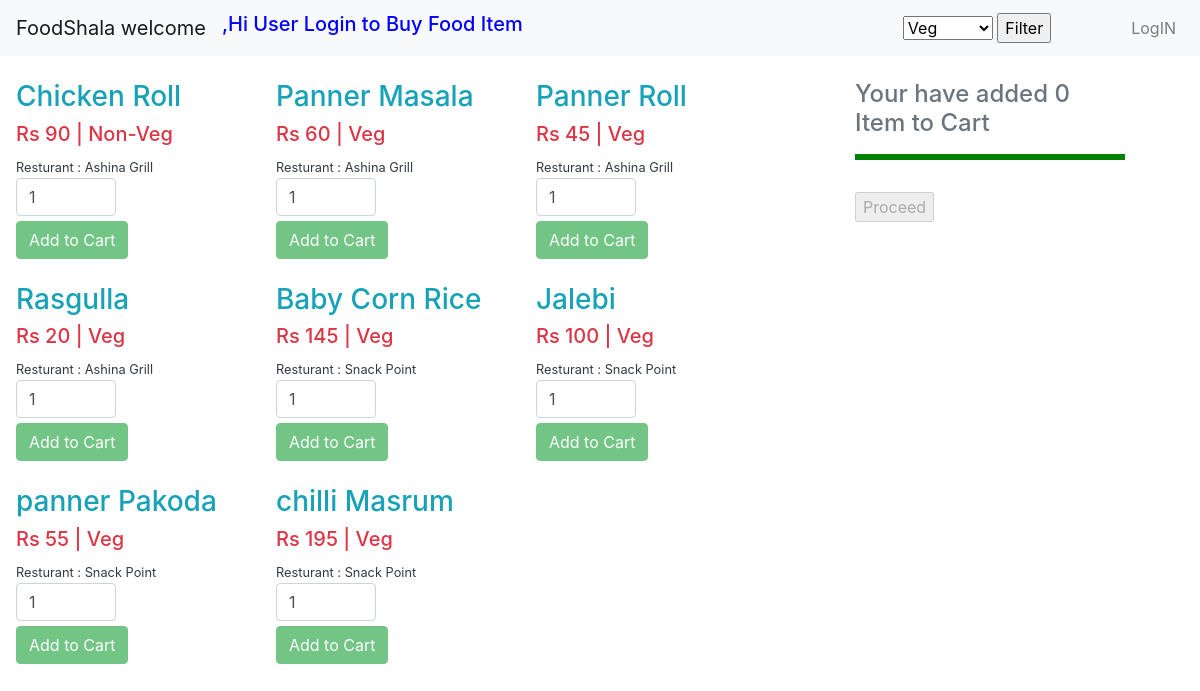
/customer.php, run on the app's committed database.
### tables this page shows
CREATE TABLE `foodItem` (
  `company_name` varchar(50) DEFAULT NULL,
  `food_name` varchar(25) DEFAULT NULL,
  `price` varchar(4) DEFAULT NULL,
  `type` varchar(7) DEFAULT NULL
);

### customer.php (the view, shortened to what this page needs)
<?php
include "config.php";
if (!$conn) {
  die("Connection failed: " . $conn->connect_error);
}else{
  $sql = "CREATE DATABASE if not EXISTS foodshala";
}
mysqli_select_db($conn, "foodshala");
   if(isset($_POST['type_option'])){
    $filter = $_POST['type_option'] ;
      if($filter == "Veg"){
      $sql = "SELECT * FROM `foodItem` WHERE `type` = '$filter' ORDER BY `company_name`";
      }elseif($filter == "Non-Veg"){
        $sql = "SELECT * FROM `foodItem` WHERE `type` = '$filter' ORDER BY `company_name`";
        }else{
          $sql = "SELECT * FROM `foodItem` ORDER BY `company_name`";
        }
      }else{
          $sql = "SELECT * FROM `foodItem` ORDER BY `company_name`";
        }
        $result = $conn->query($sql);
?>
<!DOCTYPE html>
<html>
    <head>
        <link rel="stylesheet" href="https://maxcdn.bootstrapcdn.com/bootstrap/4.0.0/css/bootstrap.min.css">
    </head>
    <body>
        <nav class="navbar navbar-expand-md navbar-light bg-light">
            <a class="navbar-brand" href="#">FoodShala  welcome  </a>
            <h5 style="color: blue;">
            <?php
            if(!isset($_SESSION['type'])){
              echo ",Hi User    Login to Buy Food Item";
            } else{
             if($_SESSION['type'] === "customer"){
              echo $_SESSION['Customer'] ;
             }
            }
            ?>
            </h5>
            <div class="collapse navbar-collapse" id="navbarNav">
            <form class="ml-auto mr-5" action="customer.php" method="post">
                <select name="type_option">
                <option value="Veg">Veg</option>
                </select>
                <input type="submit" name="button" value="Filter"/>
                </form>
                <ul class="navbar-nav ml-4">
                    <li class="nav-item">
                    <?php
                    if(isset($_SESSION['type']) == "customer"){
                      ?>
                      <button class="nav-link" id="exit">LogOut</button>
                      <?php
                      } else{
                        ?>
                        <button class="nav-link" id="enter">LogIN</button>
                        <?php
                       }
                  ?>
                    </li>
                </ul>
            </div>
        </nav>
<div class="container-fluid">
  <div class="row">
    <div class="col-md-4 col-lg-10 order-md-2 mb-4">
      <h4 class="d-flex justify-content-between align-items-center mb-3">
        <span class="text-muted mt-4">Your have added <?php
        if(isset($_SESSION['len']) === false){
        echo "0";
        }else{
          echo $_SESSION['len'];
        }
        ?>
        Item to Cart</span>
      </h4>
      <hr>
                   <input type="button" id="proceed" value="Proceed"
                   <?php
                   if(!isset($_SESSION['len']))
                   { ?> disabled <?php
                  }elseif($_SESSION['len'] <= 0 ){
                    ?> disabled <?php
                  }else{
                    echo "";
                  }
                   ?>/>
                      </div>
                     </div>
                 </div>
            <div class="container">
              <div class="row">
                <?php
           if($result){
            if($result->num_rows > 0) {
                while ($row = $result->fetch_assoc()) {
                    ?>
                    <div class="col-md-4 mt-4 pl-3">
                        <form method="post" action="customer.php">
                            <div class="product">
                                <h3 class="text-info"><?php echo $row["food_name"]; ?></h3>
                                <h5 class="text-danger"><span>Rs <?php echo $row["price"]; ?></span> | <?php echo $row["type"]; ?></h5>
                                <small class="text-dark">Resturant : <?php echo $row["company_name"]; ?></small>
                                <input type="text" name="quantity" class="form-control" value="1">
                                <input type="submit" name="add" id="addToCart" <?php if(!isset($_SESSION['addToCart'])){ ?> disabled <?php   } ?> style="margin-top: 5px;" class="btn btn-success"
                                       value="Add to Cart">
                            </div>
                        </form>
                    </div>
                    <?php
                }
            }
          }
        ?>
              </div>
            </div>
    </body>
</html>

### customer.php (style rules this page uses)
button.nav-link { background-color: #f8f9fa; color: white; border: none; cursor: pointer; width: 100%; }
.container { width:65%; float:left; }
.container-fluid { width:30%; float:right; }
input[type=text] { width:100px; }
hr { border:3px solid green; }

### data on the page
fooditem: food_name "Chicken Roll", price "90", type "Non-Veg", company_name "Ashina Grill"
fooditem: food_name "Panner Masala", price "60", type "Veg", company_name "Ashina Grill"
fooditem: food_name "Panner Roll", price "45", type "Veg", company_name "Ashina Grill"
fooditem: food_name "Rasgulla", price "20", type "Veg", company_name "Ashina Grill"
fooditem: food_name "Baby Corn Rice", price "145", type "Veg", company_name "Snack Point"
fooditem: food_name "Jalebi", price "100", type "Veg", company_name "Snack Point"
fooditem: food_name "panner Pakoda", price "55", type "Veg", company_name "Snack Point"
fooditem: food_name "chilli Masrum", price "195", type "Veg", company_name "Snack Point"
